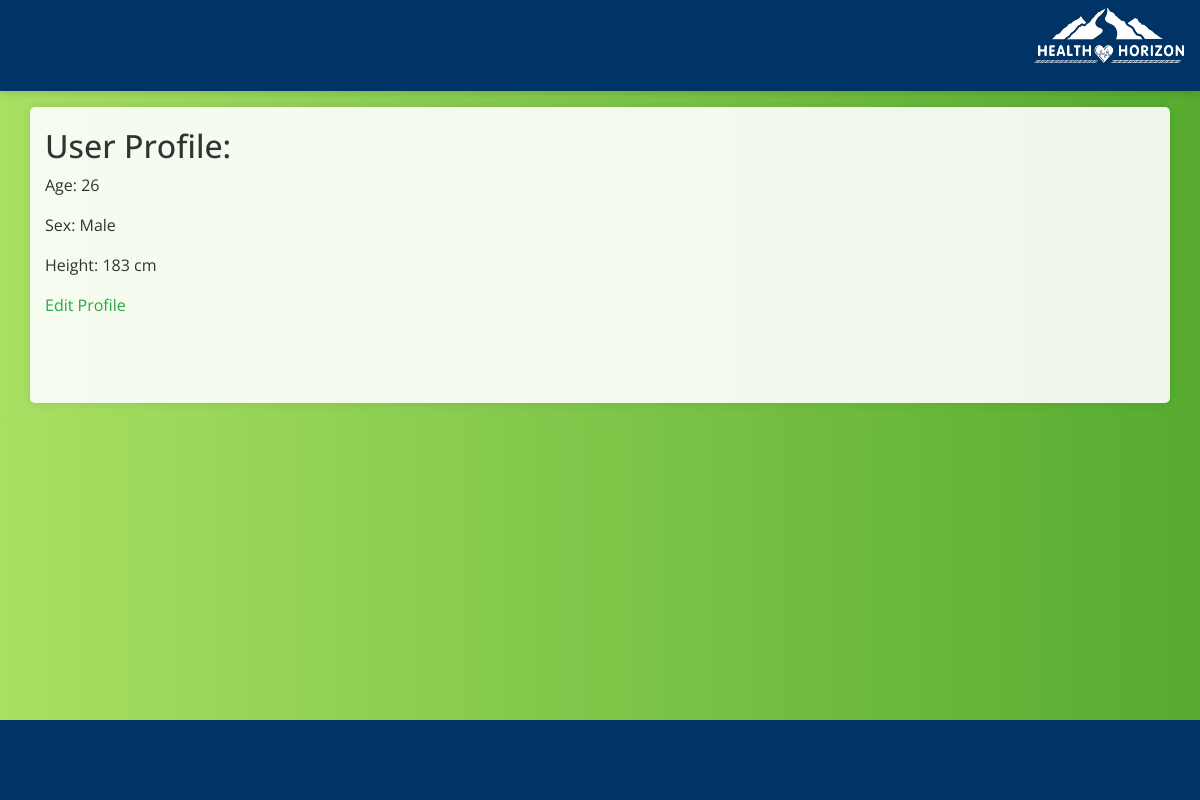
The app's page /userprofile/2/ (signed in) with its own data.
### health_app/models.py (models this page shows, shortened)
class UserProfile(AbstractBaseUser):
    username = models.CharField(max_length=150, unique=True)
    SEX_CHOICES = (
        ('M', 'Male'),
        ('F', 'Female'),
    )
    age = models.PositiveIntegerField()
    sex = models.CharField(max_length=1, choices=SEX_CHOICES)
    height = models.PositiveIntegerField(help_text="Height in centimeters")
    is_active = models.BooleanField(default=True)
    is_staff = models.BooleanField(default=False)  # This is needed for the admin site
    is_superuser = models.BooleanField(default=False)  # Needed for Django's built-in permissions
    objects = CustomUserManager()
    USERNAME_FIELD = 'username'
    REQUIRED_FIELDS = ['age', 'sex', 'height']

### health_app/views.py (the view)
# urls.py: path('userprofile/<int:pk>/', UserProfileDetailView.as_view(), name='userprofile_detail'),
class UserProfileDetailView(LoginRequiredMixin, DetailView):
    model = UserProfile
    template_name = 'userprofile_detail.html'
    context_object_name = 'userprofile'

### health_app/templates/userprofile_detail.html
{% extends 'base.html' %}
{% block content %}
  <h2>User Profile: {{ userprofile.user.username }}</h2>
  <p>Age: {{ userprofile.age }}</p>
  <p>Sex: {{ userprofile.get_sex_display }}</p>
  <p>Height: {{ userprofile.height }} cm</p>
  <p><a href="{% url 'userprofile_update' userprofile.pk %}">Edit Profile</a></p>
{% endblock %}

### static/health_horizon_theme.css (style rules this page uses)
body { font-family: 'Raleway', sans-serif; background: linear-gradient(to right, #a8e063, #56ab2f); color: #333; margin: 0; padding: 0; }
a { transition: color 0.3s ease; color: #28a745; }

### health_app/templates/base.html (style rules this page uses)
body { font-family: 'Open Sans', sans-serif; }

### records on screen
UserProfile: age "26", sex "Male", height "183"
